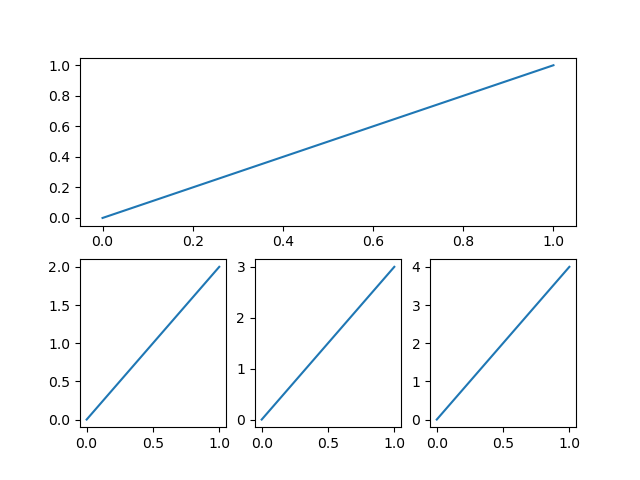

Python code for this plot:
import matplotlib.pyplot as plt

plt.figure()
plt.subplot(2,1,1)
plt.plot([0,1],[0,1])
plt.subplot(2,3,4)
plt.plot([0,1],[0,2])
plt.subplot(2,3,5)
plt.plot([0,1],[0,3])
plt.subplot(2,3,6)
plt.plot([0,1],[0,4])
plt.show()
